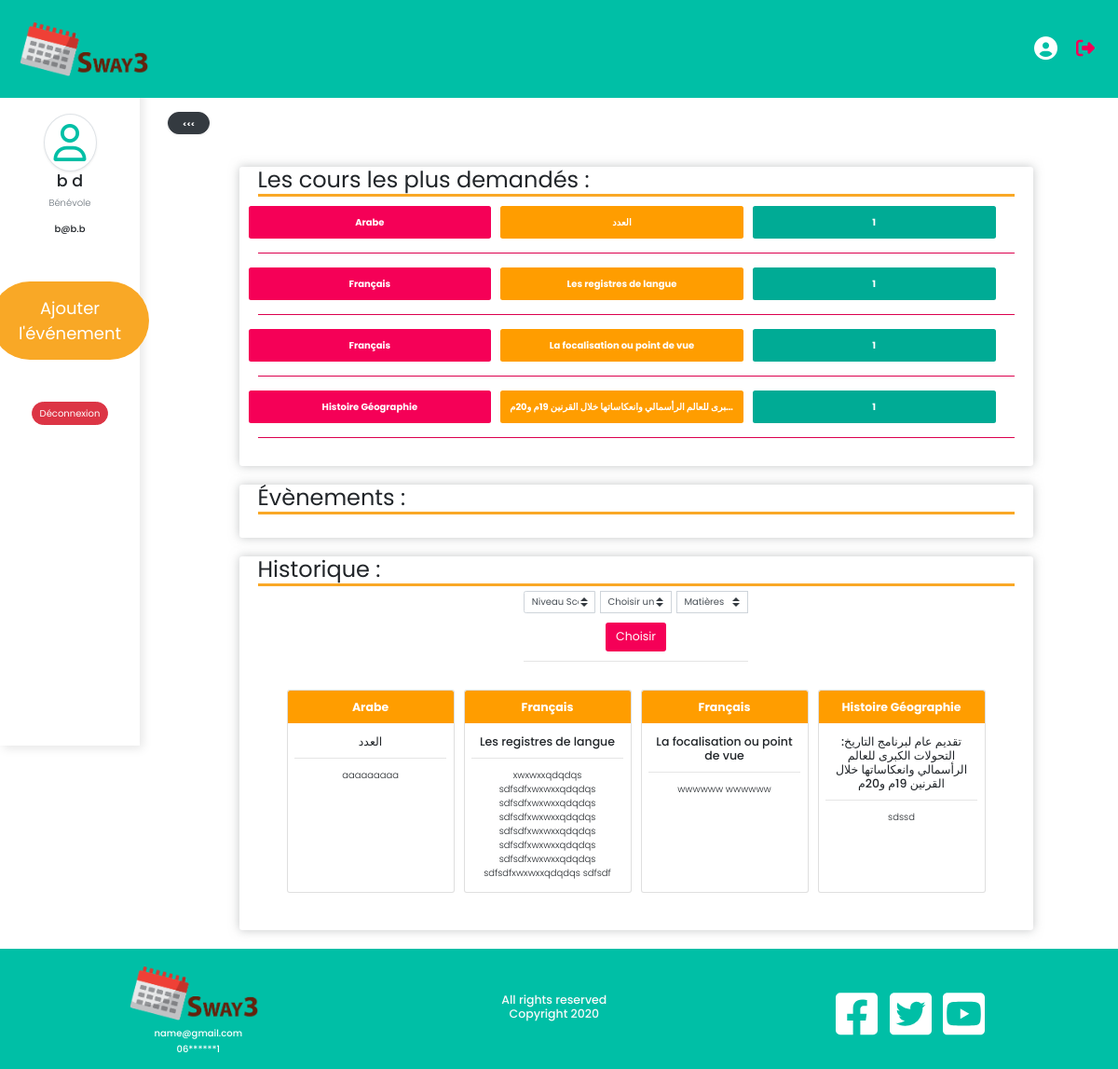
/Teacher.php (signed in), run on the app's committed database.
### tables this page shows
CREATE TABLE `demande` (
  `iddemande` int(11) NOT NULL,
  `description` text,
  `idetudiantc` int(11) DEFAULT NULL,
  `cours` int(11) NOT NULL,
  `reponce` int(11) NOT NULL
);

CREATE TABLE `matiere` (
  `idmatiere` int(11) NOT NULL,
  `nommatiere` varchar(255) DEFAULT NULL,
  `idfiliere` int(11) DEFAULT NULL
);

CREATE TABLE `cours` (
  `idcours` int(11) NOT NULL,
  `nomcours` varchar(255) DEFAULT NULL,
  `idmatiere` int(11) DEFAULT NULL
);

### Teacher.php (the view, shortened to what this page needs)
<?php
include('navbar.php');
?>
<div class="vertical-nav pt-lg-5" id="sidebar">
    <div class=" mb-4  menu-head text-center d-flex flex-column align-items-center">
        <i class="far fa-user img-thumbnail shadow-sm rounded-circle p-3"
           style="font-size: 40px; color: #00BFA6"></i>
        <div class="media d-flex align-items-center ">
            <div class="media-body">
                <h3 class="">
                    <?php
                    if (!empty($_SESSION['mailb'])) {
                        echo($_SESSION['teacherFname'] . ' ' . $_SESSION['teacherLname']);
                    };
                    ?>
                </h3>
                <p class="font-weight-light text-muted mb-0">Bénévole</p>
            </div>
        </div>
        <div class="mt-4">
            <h6 class='text-center'>
                <?php
                if (!empty($_SESSION['mailb'])) {
                    echo(' ' . $_SESSION['mailb']);
                };
                ?>
            </h6>
        </div>
        <div class="p-2  mb-5">
            <?php
            if (!empty($_SESSION['mailb'])) {
                echo "
            <div class='btn_add_event'>
                <button id='add_event_btn' type='button'>Ajouter l'événement</button>
            </div>
            <div class='mt-2'>
                <a  href=\"logout.php\">
                    <button class='btn btn-danger rounded-pill'>Déconnexion</button>
                </a>
            </div>
                ";
            }
            ?>
        </div>
    </div>
</div>
<div class="page-content pl-4" id="content">
    <button class="btn btn-dark bg-dark rounded-pill shadow-sm px-4 m-4" id="sidebarCollapse" type="button">
        <small class="text-uppercase font-weight-bold" id="togl"> <<< </small>
    </button>
    <div class="containers">
        <div class="statistics">
            <div class="chart_title">
                <h4 class="chart_title_h2 historique">Les cours les plus demandés :</h4>
            </div>
            <?php
            if (!empty($_SESSION['mailb'])) {
                $therequet = "SELECT COUNT(d.cours) AS num, d.cours,c.nomcours , m.nommatiere FROM demande d INNER JOIN cours c ON
           d.cours = c.idcours INNER JOIN matiere m ON c.idmatiere = m.idmatiere GROUP BY d.cours ORDER BY COUNT(d.cours) DESC;";
                if ($do = mysqli_query($conn, $therequet)) {
                    while ($array = mysqli_fetch_array($do)) {
                        echo '<div class="row  font-weight-bold align-items-center text-center" style="min-width: 16em ; max-width: 100%">
                   <div class="col-sm m-2 rounded p-3 text-truncate backRed">' . $array[3] . '</div>
                   <div class="col-sm m-2 rounded p-3 text-truncate backOrange" data-toggle="tooltip" data-placement="top" title="' . $array[2] . '">' . $array[2] . '</div>
                    <div class="col-sm m-2 rounded p-3 text-truncate backGreen">' . $array[0] . '</div>
                    </div>
                    <hr class="backRed">';
                    };
                } else {
                    echo "<h5 class='text-danger text-center font-weight-bold mt-5'>Aucune demande</h5>";
                };
            };
            ?>
        </div>
    </div>
    <div class="containers">
        <h4 class="historique">Évènements :</h4>
    </div>
    <div class="containers">
        <h2 class="historique">Historique :</h2>
        <div class="d-flex flex-wrap flex-column align-items-center justify-content-center">
            <div class="col-4 mb-3 ">
                <form action="" method="post" class="w-100">
                    <div class="d-flex justify-content-between aline-items-baseline">
                        <div class="form-group">
                            <div class="input-group mb-3">
                                <select class="custom-select" name="nScolaire" id="nScolaire"
                                        onchange="showfilliers(this.value)">
                                    <option selected>Niveau Scolaire</option>
                                </select>
                                <select class="custom-select ml-2" name="filier" id="filieres"
                                        onclick="showMatieres(this.value)">
                                    <option value="" selected disabled> Choisir une filiere</option>
                                </select>
                                <select class="custom-select ml-2" name="matiere" id="matieres"
                                        onchange="getMatieres(this.value)">
                                    <option value="" SELECTED disabled>Matières</option>
                                </select>
                            </div>
                            <div class="text-center">
                                <button type="submit" name="submit" id="" class="btn backRed btn-lg">Choisir</button>
                            </div>
                        </div>
                    </div>
                </form>
                <hr>
            </div>
            <div class="d-flex flex-wrap justify-content-around m-2">
                <?php
                if (isset($_POST['submit'])) {
                    $matiereT = $_POST['selMatiere'];
                    $req = "SELECT c.nomcours, e.prenometudiant, e.nometudiant, d.description,  m.nommatiere FROM demande d
    INNER JOIN etudiant e ON d.idetudiantc = e.idetudiant INNER JOIN cours c ON c.idcours = d.cours
    INNER JOIN matiere m ON m.idmatiere = c.idmatiere WHERE m.idmatiere = '" . $matiereT . "' ";
                    $reqt = mysqli_query($conn, $req);
                    $row = mysqli_fetch_array($reqt);
                    if ($reqt = mysqli_query($conn, $req)) {
                        if (!empty($_SESSION['mailb'] && $reqt)) {
                            while ($row = mysqli_fetch_array($reqt)) {
                                echo "
                                <div class=\"card  card mb-4 rounded-lg m-2\" style=\"width: 18rem;\">
                                  <div class=\"card-body  p-0\">
                                     <div class='backOrange rounded-top pt-2 p-1 text-center'>
                                             <h5 class=\"card-title font-weight-bold mt-2\">$row[4]</h5>
                                    </div>
                                    <div class='p-2 m-1 text-center'>
                                        <h5 class=\"card-title text-center m-2\">$row[0]</h5>
                                        <hr>
                                        <p class=\"card-text font-weight-light m-2\">$row[3]</p>
                                     </div>
                                  </div>
                                 </div>
                         ";
                            }
                        }
                    }
                } else {
                    $req = "SELECT c.nomcours, e.prenometudiant, e.nometudiant, d.description,  m.nommatiere FROM demande d
                        INNER JOIN etudiant e ON d.idetudiantc = e.idetudiant INNER JOIN cours c ON c.idcours = d.cours
                        INNER JOIN matiere m ON m.idmatiere = c.idmatiere";
                    if ($reqt = mysqli_query($conn, $req)) {
                        if (!empty($_SESSION['mailb']) && $reqt) {
                            while ($row = mysqli_fetch_array($reqt)) {
                                echo "
                                <div class=\"card  card mb-4 rounded-lg m-2\" style=\"width: 18rem;\">
                                  <div class=\"card-body  p-0\">
                                     <div class='backOrange rounded-top pt-2 p-1 text-center'>
                                             <h5 class=\"card-title font-weight-bold mt-2\">$row[4]</h5>
                                    </div>
                                    <div class='p-2 m-1 text-center'>
                                        <h5 class=\"card-title text-center m-2\">$row[0]</h5>
                                        <hr>
                                        <p class=\"card-text font-weight-light m-2\">$row[3]</p>
                                     </div>
                                  </div>
                                 </div>
                                 ";
                            }
                        }
                    }
                }
                    ?>
            </div>
        </div>
    </div>
</div>
<?php
include 'footer.php';
?>

### navbar.php (shortened to what this page needs)
<!DOCTYPE html>
<html lang="en">
<head>
    <link rel="stylesheet" href="https://stackpath.bootstrapcdn.com/bootstrap/4.4.1/css/bootstrap.min.css"
>
    <link href="https://unpkg.com/aos@2.3.1/dist/aos.css" rel="stylesheet">
    <link rel="stylesheet" href="src/css/main.css"/>
</head>
<body>
<nav class="sticky-top">
    <a class="navbar-brand" href="index.php">
        <img src="src/img/logo-02.png"  class="d-inline-block align-top" alt="">
    </a>
    <div>
        <div class="p-2">
            <?php
            if (!empty($_SESSION['mail'])) {
                echo "
              <div class=\"rounded-circle p-2 \">
                <a href=\"Student.php\">
                <i class=\"fas iconProfile fa-user-circle\"></i>
                </a>
              </div>
                ";
            }
            ?>
        </div>
        <div class="p-2">
            <?php
            if (!empty($_SESSION['type'])) {
                $teacherMail = $_SESSION['mailb'];
                echo
                "
        <div class=' rounded-circle p-2'>
               <a href=\"logout.php\">
            <i class=\"fas deleteSec fa-sign-out-alt\"></i>
                </a>
         </div>
    ";
            } else if (!empty($_SESSION['mail'])) {
                echo
                "
        <div class=' rounded-circle p-2'>
               <a href=\"logout.php\">
            <i class=\"fas deleteSec fa-sign-out-alt\"></i>
                </a>
         </div>
   ";
            };
            ?>
        </div>
    </div>
</nav>

### footer.php (shortened to what this page needs)
<footer>
    <div class="footer">
        <div class="footer__info">
            <a class="navbar-brand" href="index.php">
                <img src="src/img/logo-02.png" width="150" class="d-inline-block align-top" alt="">
            </a>
            <h3>name@gmail.com</h3>
            <h3>06******1</h3>
        </div>
        <div class="footer__serv">
            <h5 class="text-light text-center ">All rights reserved <br> Copyright 2020</h5>
        </div>
        <div class="footer__social">
            <a href="#">
            </a>
            <a href="#">
            </a>
            <a href="#">
            </a>
        </div>
    </div>
</footer>

### src/css/main.css (style rules this page uses)
input,select,textarea { outline:none;appearance:unset!important;-moz-appearance:unset!important;-webkit-appearance:unset!important;-o-appearance:unset!important;-ms-appearance:unset!important }
img { max-width:100%;height:auto }
.form-group { position:relative;margin-bottom:25px;overflow:hidden }
.form-group:last-child { margin-bottom:0 }
nav { display:flex;justify-content:space-between;align-items:center;padding:15px;background-color:#00bfa6 }
nav a { text-decoration:none;color:#fff }
nav div { display:flex;align-items:center }
nav img { width:150px;-o-object-fit:cover;object-fit:cover;border-radius:20px }
.deleteSec { color:#f50057;font-size:2em }
.iconProfile { font-size:2.5em }
* { margin:0;padding:0;font-size:16px;font-family:Poppins,sans-serif }
html { scroll-behavior:smooth }
.backGreen { background-color:#00ab95;color:#fff }
.backOrange { background-color:#ff9d00;color:#fff }
.backRed { background-color:#f50057;color:#fff }
body { padding:0;margin:0;min-height:100vh }
.containers { margin:2em auto;max-width:71vw;box-shadow:0 0 11px 0 rgba(149,152,154,.554);padding:2em;border-radius:.3em }
.chart .chart_title_h2,.historique,.Post_problem h2 { font-weight:400;font-size:x-large;border-bottom:3px solid #f9a826;margin-top:-20px }
.btn_add_event { display:flex;justify-content:center }
.btn_add_event button { width:170px;padding:15px;background-color:#f9a826;color:#fff;border:none;border-radius:49px;margin-top:40px;margin-bottom:40px;font-size:medium;font-size:large }
footer { padding:10px;z-index:1;background-color:#00bfa6 }
footer .footer { position:relative;display:flex;justify-content:space-around;flex-wrap:wrap;align-items:center }
footer .footer__info { text-align:center }
footer .footer__info h3 { color:#fff;font-size:1em }
footer .footer__serv { display:flex;justify-content:center;align-items:center;flex-wrap:wrap }
footer .footer__social svg { width:45px;margin-right:10px;margin-top:10px }
.vertical-nav { min-width:15rem;width:15rem;position:fixed;top:0;left:0;box-shadow:3px 3px 10px rgba(0,0,0,.1);transition:all .4s;height:100vh }
.menu-head { position:relative;top:12% }
.page-content { width:calc(100% - 15rem);margin-left:15rem;transition:all .4s }
@media (max-width:1230px) { * { font-size:10px } }

### data on the page
demande: matiere.nommatiere "Arabe", cours.nomcours "العدد", description "aaaaaaaaa"
demande: matiere.nommatiere "Français", cours.nomcours "Les registres de langue", description "xwxwxxqdqdqs sdfsdfxwxwxxqdqdqs sdfsdfxwxwxxqdqdqs sdfsdfxwxwxxqdqdqs sdfsdfxwxwxxqdqdqs sdfsdfxwxwxxqdqdqs sdfsdfxwxwxxqdqdqs sdfsdfxwxwxxqdqdqs sdfsdf"
demande: matiere.nommatiere "Français", cours.nomcours "La focalisation ou point de vue", description "wwwwww wwwwww"
demande: matiere.nommatiere "Histoire Géographie", cours.nomcours "تقديم عام لبرنامج التاريخ: التحولات الكبرى للعالم الرأسمالي وانعكاساتها خلال القرنين 19م و20م", description "sdssd"

### other printed values
$_SESSION['teacherFname'] "b"
$_SESSION['teacherLname'] "d"
$_SESSION['mailb'] "b@b.b"
$array[3] "Arabe"
$array[2] "العدد"
$array[0] "1"
$array[3] "Français"
$array[2] "Les registres de langue"
$array[2] "La focalisation ou point de vue"
$array[3] "Histoire Géographie"
